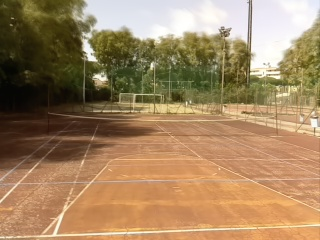
#> input picture Background/myvideo3_bg.jpg, 320 x 240 px
$ python TennisTracker_OLD.py
#> lines starting #> are read from the running program, lines starting #| are printed output that depends on the picture; pictures that were not available may be replaced by others from this repository, and a replacement may not be noted
import BackgroundExtraction as bExt
import cv2
import numpy as np
import os.path

def nothing(arg):
    pass

checkBackground = True;
bgRate = 0.001;
videoFileName = 'myvideo3.h264';
videoTitle = os.path.splitext(videoFileName)[0];

print("Background/"+ videoTitle +"_bg.jpg");

if not os.path.exists("Background/"+videoTitle+"_bg.jpg") and checkBackground == True:
    bExt.backgroundExtraction(videoTitle, videoFileName, numOfFrames = 1000, lRate = 0.002);
    print("No background image found, creating a new one from the source video")

camera = cv2.VideoCapture("Video/"+videoFileName)

if(checkBackground == True):
    firstFrame = cv2.GaussianBlur(cv2.cvtColor(cv2.imread("Background/"+ videoTitle +"_bg.jpg"), cv2.COLOR_BGR2GRAY), (21, 21), 0);
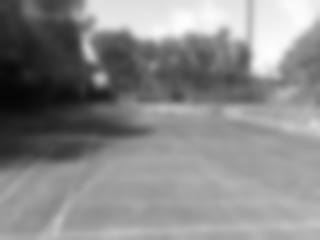
#> firstFrame: shape (240, 320); min 6, max 254, mean 137.4
    bgRate = 0.0002;
else:
    firstFrame = cv2.cvtColor(camera.read()[1], cv2.COLOR_BGR2GRAY);
    bgRate = 0.009;

avg2 = np.float32(firstFrame);

# loop over the frames of the video
while True:
    (grabbed, frame) = camera.read();# grab the current frame and initialize the occupied/unoccupied
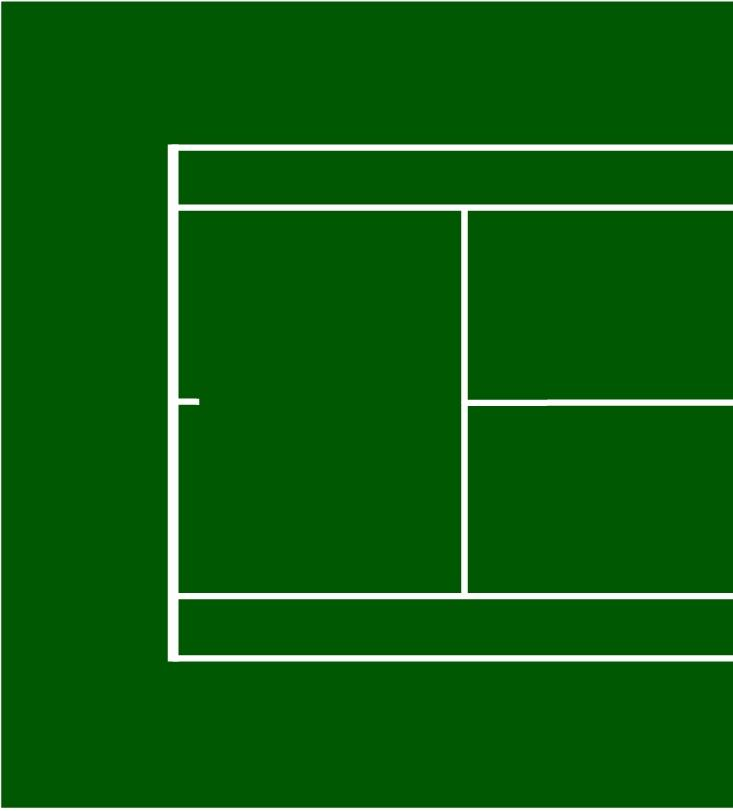
#> input picture CourtImg/half1.jpeg, 733 x 811 px, given in place of myvideo3.h264, which was not available
#> frame is the input picture: shape (811, 733, 3); mean B, G, R 14, 95.7, 12.2

    if(frame is None):
        break;

    frameOrig = frame.copy();

	# resize the frame, convert it to grayscale, and blur it
    gray = cv2.GaussianBlur(cv2.cvtColor(frame, cv2.COLOR_BGR2GRAY), (11, 11), 0);
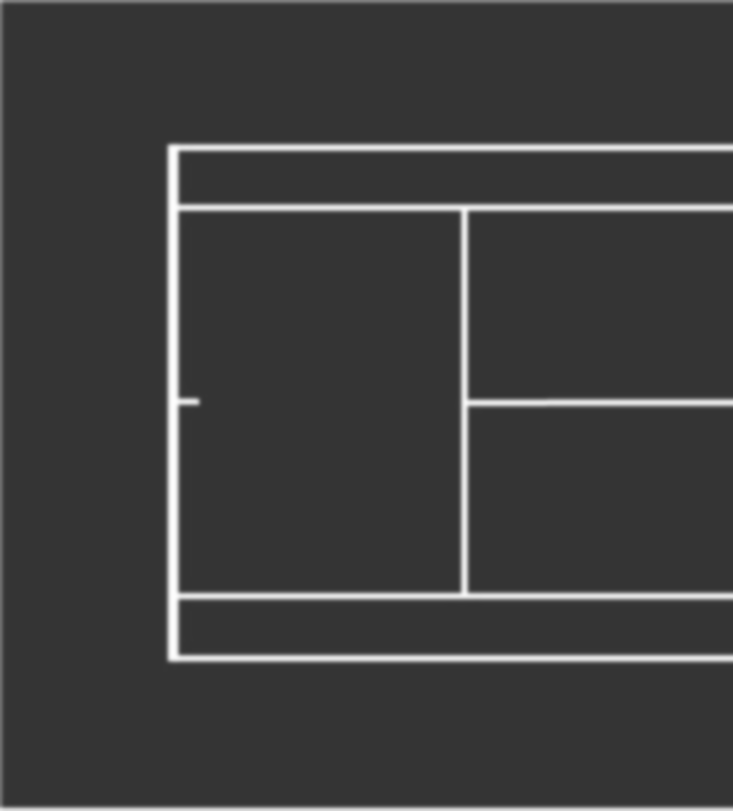
#> gray: shape (811, 733); min 52, max 253, mean 61.3

	# if the first frame is None, initialize it
    if firstFrame is None:
        firstFrame = gray;
        continue

#> (the run stopped early here; a loop or call above may not have finished)
